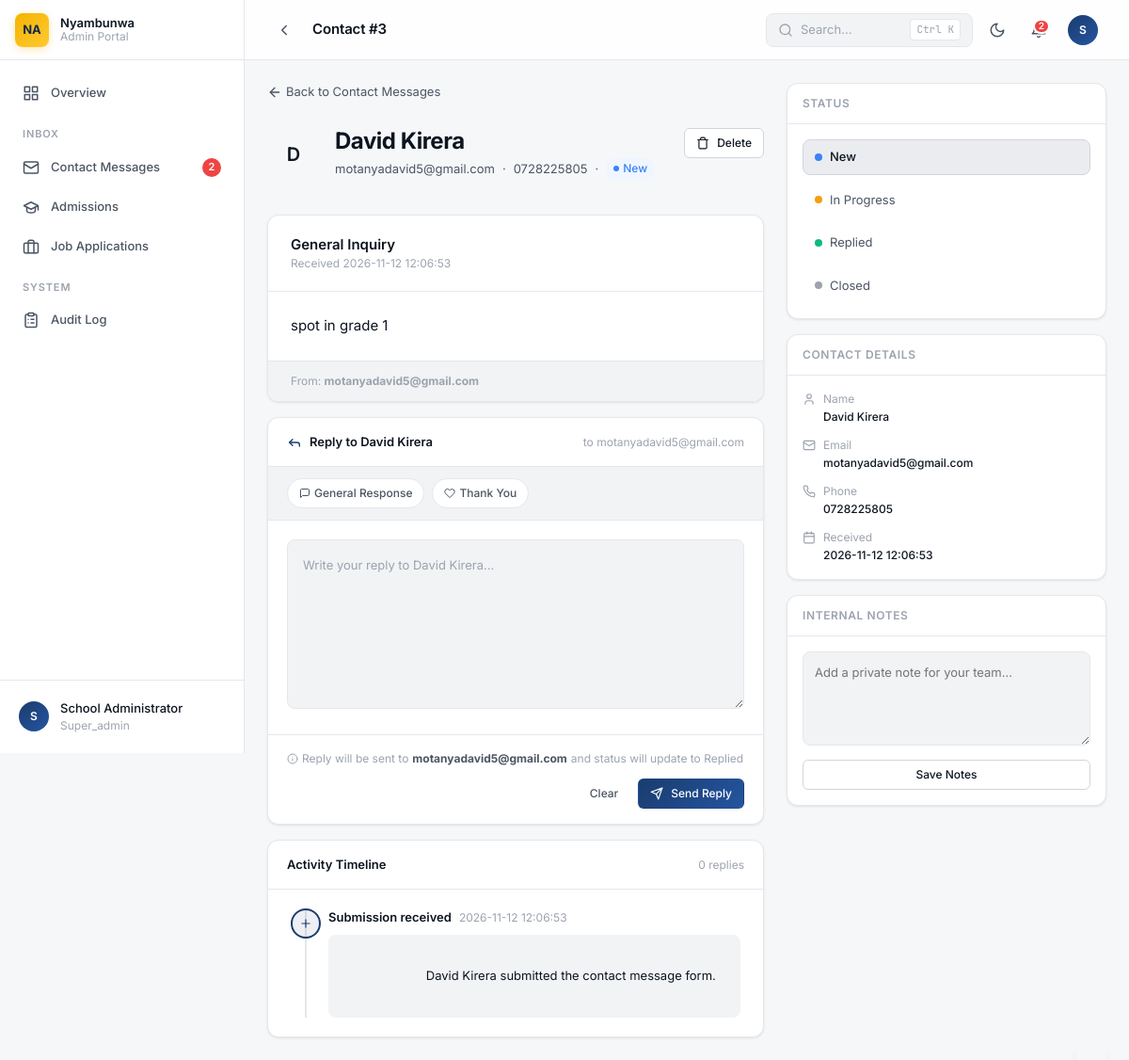
Screenshot of /admin/contacts/3 (signed in) with the database file from the repository.
### tables this page shows
CREATE TABLE contacts (
            id INTEGER PRIMARY KEY AUTOINCREMENT,
            name TEXT NOT NULL,
            email TEXT NOT NULL,
            phone TEXT,
            subject TEXT,
            message TEXT NOT NULL,
            status TEXT DEFAULT 'New',
            notes TEXT,
            created_at TIMESTAMP DEFAULT CURRENT_TIMESTAMP,
            updated_at TIMESTAMP DEFAULT CURRENT_TIMESTAMP
        );

### app.py (the view)
@app.route('/admin/<submission_type>/<int:submission_id>')
@login_required
def view_message(submission_type, submission_id):
    if submission_type not in ['contacts', 'admissions', 'careers']:
        return redirect(url_for('dashboard'))
    submission = get_submission(submission_type, submission_id)
    replies = get_replies_for_submission(submission_type, submission_id)
    if not submission:
        return redirect(url_for('dashboard'))
    stats = get_stats()
    return render_template('admin/message.html',
                         stats=stats,
                         submission=submission,
                         submission_type=submission_type,
                         replies=replies)

### templates/admin/message.html (shortened to what this page needs)
{% extends "admin/base.html" %}
{% block page_title %}
    {{ 'Contact' if submission_type == 'contacts' else ('Admission' if submission_type == 'admissions' else 'Application') }} #{{ submission.id }}
{% endblock %}
{% block extra_head %}
<link rel="stylesheet" href="{{ url_for('static', filename='css/admin/detail.css') }}">
{% endblock %}
{% block content %}
{% set type_label = 'Contact Message' if submission_type == 'contacts' else ('Admission Inquiry' if submission_type == 'admissions' else 'Job Application') %}
{% set display_name = submission.get('name') if submission_type != 'admissions' else submission.get('parent_name') %}
{% if not display_name %}{% set display_name = 'Unknown' %}{% endif %}
{% set email_addr = submission.get('email') or 'Not provided' %}
{% set phone_val = submission.get('phone') or 'Not provided' %}
{% set initial = display_name[0]|upper if display_name else '?' %}
{% set status_val = submission.get('status') or 'New' %}
{% set notes_val = submission.get('notes') or '' %}
{% set created_val = submission.get('created_at') or '' %}
{% set js_child_name = submission.get('child_name') or '' if submission_type == 'admissions' else '' %}
{% set js_grade_applying = submission.get('grade_applying') or '' if submission_type == 'admissions' else '' %}
{% set js_position_applying = submission.get('position_applying') or '' if submission_type == 'careers' else '' %}
<div class="detail-layout">
    <div class="detail-main">
        <a href="{{ url_for('view_submissions', submission_type=submission_type) }}" class="back-link">
            <svg viewBox="0 0 24 24" fill="none" stroke="currentColor" stroke-width="2" stroke-linecap="round" stroke-linejoin="round">
                <line x1="19" y1="12" x2="5" y2="12"/>
                <polyline points="12 19 5 12 12 5"/>
            </svg>
            Back to {{ type_label }}s
        </a>
        <div class="detail-header">
            <div class="detail-header__avatar avatar--{{ 'info' if submission_type == 'contacts' else ('warning' if submission_type == 'admissions' else 'success') }}">
                {{ initial }}
            </div>
            <div class="detail-header__info">
                <h1 class="detail-header__title">{{ display_name }}</h1>
                <div class="detail-header__subtitle">
                    <span>{{ email_addr }}</span>
                    {% if phone_val != 'Not provided' %}
                    <span>&middot;</span>
                    <span>{{ phone_val }}</span>
                    {% endif %}
                    <span>&middot;</span>
                    <span class="badge badge-{{ 'info' if status_val == 'New' else ('warning' if status_val == 'In Progress' else ('success' if status_val == 'Replied' else 'neutral')) }}">
                        <span class="badge-dot"></span>
                        {{ status_val }}
                    </span>
                </div>
            </div>
            <div class="detail-header__actions">
                <button class="btn btn-secondary btn-sm" id="delete-btn" title="Delete submission">
                    <svg width="14" height="14" viewBox="0 0 24 24" fill="none" stroke="currentColor" stroke-width="2" stroke-linecap="round" stroke-linejoin="round">
                        <path d="M3 6h18M19 6v14a2 2 0 0 1-2 2H7a2 2 0 0 1-2-2V6M8 6V4a2 2 0 0 1 2-2h4a2 2 0 0 1 2 2v2"/>
                    </svg>
                    Delete
                </button>
            </div>
        </div>
        <div class="message-card">
            <div class="message-card__header">
                <div>
                    <div class="message-card__title">
                        {% if submission_type == 'contacts' %}
                            {{ submission.get('subject') or 'No subject' }}
                        {% elif submission_type == 'admissions' %}
                            Inquiry for {{ submission.get('child_name') or '—' }} — {{ submission.get('grade_applying') or '—' }}
                        {% else %}
                            {{ submission.get('position_applying') or 'General Application' }}
                        {% endif %}
                    </div>
                    <div class="message-card__meta">
                        Received {{ created_val }}
                    </div>
                </div>
            </div>
            {% if submission_type == 'careers' %}
                {% if submission.get('cover_letter') %}
                <div class="message-card__body">{{ submission.get('cover_letter') }}</div>
                {% endif %}
            {% else %}
                {% if submission.get('message') %}
                <div class="message-card__body">{{ submission.get('message') }}</div>
                {% endif %}
            {% endif %}
            <div class="message-card__footer">
                <span>From: <strong>{{ email_addr }}</strong></span>
            </div>
        </div>
        <div class="reply-composer">
            <div class="reply-composer__header">
                <div class="reply-composer__title">
                    <svg viewBox="0 0 24 24" fill="none" stroke="currentColor" stroke-width="2" stroke-linecap="round" stroke-linejoin="round">
                        <polyline points="9 17 4 12 9 7"/>
                        <path d="M20 18v-2a4 4 0 0 0-4-4H4"/>
                    </svg>
                    Reply to {{ display_name }}
                </div>
                <div class="reply-composer__recipient">to {{ email_addr }}</div>
            </div>
            <div class="reply-composer__templates">
                <button class="template-chip" data-template="general_response">
                    <svg viewBox="0 0 24 24" fill="none" stroke="currentColor" stroke-width="2" stroke-linecap="round" stroke-linejoin="round"><path d="M21 15a2 2 0 0 1-2 2H7l-4 4V5a2 2 0 0 1 2-2h14a2 2 0 0 1 2 2z"/></svg>
                    General Response
                </button>
                <button class="template-chip" data-template="thank_you">
                    <svg viewBox="0 0 24 24" fill="none" stroke="currentColor" stroke-width="2" stroke-linecap="round" stroke-linejoin="round"><path d="M20.84 4.61a5.5 5.5 0 0 0-7.78 0L12 5.67l-1.06-1.06a5.5 5.5 0 0 0-7.78 7.78l1.06 1.06L12 21.23l7.78-7.78 1.06-1.06a5.5 5.5 0 0 0 0-7.78z"/></svg>
                    Thank You
                </button>
            </div>
            <form id="reply-form">
                <div class="reply-composer__body">
                    <textarea class="reply-composer__textarea" id="reply-body" name="reply_body" placeholder="Write your reply to {{ display_name }}..." required></textarea>
                </div>
                <div class="reply-composer__footer">
                    <div class="reply-composer__hint">
                        <svg viewBox="0 0 24 24" fill="none" stroke="currentColor" stroke-width="2" stroke-linecap="round" stroke-linejoin="round">
                            <circle cx="12" cy="12" r="10"/>
                            <line x1="12" y1="16" x2="12" y2="12"/>
                            <line x1="12" y1="8" x2="12.01" y2="8"/>
                        </svg>
                        Reply will be sent to <strong style="color: var(--text-secondary);">{{ email_addr }}</strong> and status will update to Replied
                    </div>
                    <div class="reply-composer__actions">
                        <button type="button" class="btn btn-ghost btn-sm" id="clear-btn">Clear</button>
                        <button type="submit" class="btn btn-primary btn-sm" id="send-btn">
                            <svg width="14" height="14" viewBox="0 0 24 24" fill="none" stroke="currentColor" stroke-width="2" stroke-linecap="round" stroke-linejoin="round">
                                <line x1="22" y1="2" x2="11" y2="13"/>
                                <polygon points="22 2 15 22 11 13 2 9 22 2"/>
                            </svg>
                            Send Reply
                        </button>
                    </div>
                </div>
            </form>
        </div>
        <div class="timeline-section">
            <div class="timeline-section__header">
                <div class="timeline-section__title">Activity Timeline</div>
                <span class="text-xs text-muted">{{ replies|length }} repl{{ 'y' if replies|length == 1 else 'ies' }}</span>
            </div>
            <div class="timeline">
                <div class="timeline-item timeline-item--created">
                    <div class="timeline-item__icon">
                        <svg viewBox="0 0 24 24" fill="none" stroke="currentColor" stroke-width="2" stroke-linecap="round" stroke-linejoin="round">
                            <path d="M12 5v14M5 12h14"/>
                        </svg>
                    </div>
                    <div class="timeline-item__header">
                        <span class="timeline-item__title">Submission received</span>
                        <span class="timeline-item__time">{{ created_val }}</span>
                    </div>
                    <div class="timeline-item__body">
                        {{ display_name }} submitted the {{ type_label|lower }} form.
                    </div>
                </div>
            </div>
        </div>
    </div>
    <aside class="detail-sidebar">
        <div class="sidebar-card">
            <div class="sidebar-card__header">
                <div class="sidebar-card__title">Status</div>
            </div>
            <div class="sidebar-card__body">
                <div class="status-selector" id="status-selector">
                    <button class="status-option {% if status_val == 'New' %}is-active{% endif %}" data-status="New">
                        <span class="status-dot status-dot--new"></span> New
                    </button>
                    <button class="status-option {% if status_val == 'In Progress' %}is-active{% endif %}" data-status="In Progress">
                        <span class="status-dot status-dot--progress"></span> In Progress
                    </button>
                    <button class="status-option {% if status_val == 'Replied' %}is-active{% endif %}" data-status="Replied">
                        <span class="status-dot status-dot--replied"></span> Replied
                    </button>
                    <button class="status-option {% if status_val == 'Closed' %}is-active{% endif %}" data-status="Closed">
                        <span class="status-dot status-dot--closed"></span> Closed
                    </button>
                </div>
            </div>
        </div>
        <div class="sidebar-card">
            <div class="sidebar-card__header">
                <div class="sidebar-card__title">Contact Details</div>
            </div>
            <div class="sidebar-card__body">
                <div class="meta-list">
                    <div class="meta-list__item">
                        <svg class="meta-list__icon" viewBox="0 0 24 24" fill="none" stroke="currentColor" stroke-width="2" stroke-linecap="round" stroke-linejoin="round"><path d="M19 21v-2a4 4 0 0 0-4-4H9a4 4 0 0 0-4 4v2"/><circle cx="12" cy="7" r="4"/></svg>
                        <div>
                            <div class="meta-list__label">Name</div>
                            <div class="meta-list__value">{{ display_name }}</div>
                        </div>
                    </div>
                    <div class="meta-list__item">
                        <svg class="meta-list__icon" viewBox="0 0 24 24" fill="none" stroke="currentColor" stroke-width="2" stroke-linecap="round" stroke-linejoin="round"><rect x="2" y="4" width="20" height="16" rx="2"/><path d="m22 7-10 6L2 7"/></svg>
                        <div>
                            <div class="meta-list__label">Email</div>
                            <div class="meta-list__value"><a href="mailto:{{ email_addr }}">{{ email_addr }}</a></div>
                        </div>
                    </div>
                    {% if phone_val != 'Not provided' %}
                    <div class="meta-list__item">
                        <div>
                            <div class="meta-list__label">Phone</div>
                            <div class="meta-list__value"><a href="tel:{{ phone_val }}">{{ phone_val }}</a></div>
                        </div>
                    </div>
                    {% endif %}
                    <div class="meta-list__item">
                        <svg class="meta-list__icon" viewBox="0 0 24 24" fill="none" stroke="currentColor" stroke-width="2" stroke-linecap="round" stroke-linejoin="round"><rect x="3" y="4" width="18" height="18" rx="2" ry="2"/><line x1="16" y1="2" x2="16" y2="6"/><line x1="8" y1="2" x2="8" y2="6"/><line x1="3" y1="10" x2="21" y2="10"/></svg>
                        <div>
                            <div class="meta-list__label">Received</div>
                            <div class="meta-list__value">{{ created_val }}</div>
                        </div>
                    </div>
                </div>
            </div>
        </div>
        <div class="sidebar-card">
            <div class="sidebar-card__header">
                <div class="sidebar-card__title">Internal Notes</div>
            </div>
            <div class="sidebar-card__body">
                <textarea class="notes-textarea" id="notes-input" placeholder="Add a private note for your team...">{{ notes_val }}</textarea>
                <button class="btn btn-secondary btn-sm btn-block" id="save-notes-btn" style="margin-top: var(--space-2);">
                    Save Notes
                </button>
            </div>
        </div>
    </aside>
</div>
<div class="toast" id="toast"></div>
{% endblock %}

### rows the page displays
contacts: id "3", name "David Kirera", email "motanyadavid5@gmail.com", phone "0728225805", status "New", subject "General Inquiry", created_at "2026-11-12 12:06:53", get "spot in grade 1", reply_body "Write your reply to David Kirera..."

### other values shown
{{ stats.contacts_new }} "2"
{{ session.get('admin_full_name') or session.get('admin_username') }} "School Administrator"
{{ session.get('admin_role', 'admin') }} "Super_admin"
{{ total_new if total_new < 10 else '9+' }} "2"
{{ type_label }} "Contact Message"
{{ initial }} "D"
{{ replies|length }} "0"
{{ 'y' if replies|length == 1 else 'ies' }} "ies"
{{ type_label|lower }} "contact message"
